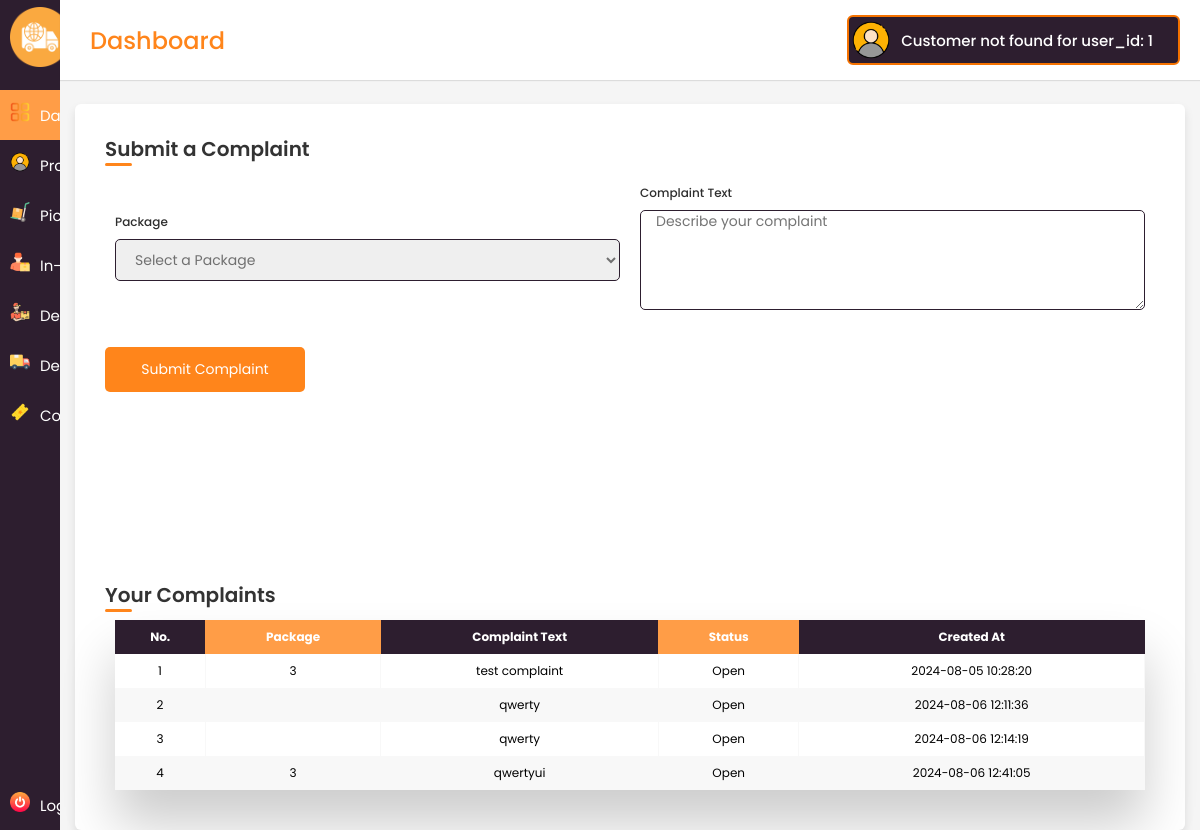
Page /main/courier/complaints.php (signed in) on the committed database.
### tables this page shows
CREATE TABLE `complaints` (
  `id` int(11) NOT NULL,
  `customer_id` int(11) DEFAULT NULL,
  `consignment_id` int(11) DEFAULT NULL,
  `complaint_text` text DEFAULT NULL,
  `status` varchar(50) DEFAULT 'Open',
  `created_at` timestamp NOT NULL DEFAULT current_timestamp(),
  `updated_at` timestamp NOT NULL DEFAULT current_timestamp() ON UPDATE current_timestamp()
);

### main/courier/includes/functions.php (called while the page is built, shortened)
<?php
if (isset($_SESSION['user_id'])) {
$i = 1;
} else {
  echo '<script>alert("No account found logged in.");</script>';
  header("Location: ../../");
}

### main/courier/complaints.php (the view, shortened to what this page needs)
<?php
include('includes/header.php');
$dispatchStaff = $_SESSION['user_id'];
$complaintsSql = "SELECT * FROM complaints WHERE customer_id = '$dispatchStaff'";
$complaintsResult = mysqli_query($conn, $complaintsSql);
?>
<div class="container">
    <header>Submit a Complaint</header>
    <form action="" method="POST">
        <div class="form">
            <div class="details">
                <div class="fields">
                    <div class="input-field">
                        <label>Package</label>
                        <select name="con_id" required>
                            <option value="" disabled selected>Select a Package</option>
                        </select>
                    </div>
                    <div class="input-field">
                        <label>Complaint Text</label>
                        <textarea name="complaint_text" placeholder="Describe your complaint" required></textarea>
                    </div>
                </div>
            </div>
            <button type="submit" class="submitBtn">
                <span class="btnText">Submit Complaint</span>
            </button>
        </div>
    </form>
    <div class="complaints-list">
        <header>Your Complaints</header>
        <?php if (mysqli_num_rows($complaintsResult) > 0): ?>
            <div class="table-wrapper">
                  <table class="fl-table">
                      <thead>
                      <tr>
                        <th>No.</th>
                        <th>Package</th>
                        <th>Complaint Text</th>
                        <th>Status</th>
                        <th>Created At</th>
                      </tr>
                      </thead>
                      <tbody>
                      <?php
                        while ($row = mysqli_fetch_assoc($complaintsResult)): ?>
                        <tr>
                            <td><?php echo $i++; ?></td>
                            <td><?php echo htmlspecialchars($row['consignment_id']); ?></td>
                            <td><?php echo htmlspecialchars($row['complaint_text']); ?></td>
                            <td><?php echo htmlspecialchars($row['status']); ?></td>
                            <td><?php echo htmlspecialchars($row['created_at']); ?></td>
                        </tr>
                    <?php endwhile; ?>
                      </tbody>
                  </table>
              </div>
        <?php else: ?>
            <p>No complaints found.</p>
        <?php endif; ?>
    </div>
</div>
<?php
include('includes/footer.php');
?>

### main/courier/assets/css/style.css (style rules this page uses)
:root { --white-color: #ffffff; --custom-gray-color: #d5d5d5; --dark-purple: #2D1E2F; --custom-primary-color: #ff851b; --custom-primary-hover-color: #FF9D47; --custom-text-color: #F57200; --text-dark: #000; --danger: #fa0808; --danger-hover: #f82b2b; --success: #015012; }
* { margin: 0; padding: 0; box-sizing: border-box; font-family: 'Poppins', sans-serif; }
body { min-height: 100%; }
.container { position: relative; width: auto; border-radius: 6px; padding: 30px; margin: 0 15px; background-color: var(--white-color); box-shadow: 0 5px 10px rgba(0,0,0,0.1); }
.container header { position: relative; font-size: 20px; font-weight: 600; color: #333; }
.container header::before { content: ""; position: absolute; left: 0; bottom: -2px; height: 3px; width: 27px; border-radius: 8px; background-color: var(--custom-primary-color); }
.container form { position: relative; margin-top: 16px; min-height: 50vh; background-color: var(--white-color); overflow: auto; }
.container form .form { background-color: #fff; transition: 0.3s ease; }
.container form .fields { display: flex; align-items: center; justify-content: space-between; flex-wrap: wrap; }
form .fields .input-field { display: flex; width: 50%; padding: 0 10px; flex-direction: column; margin: 4px 0; }
.input-field label { font-size: 12px; font-weight: 500; color: #2e2e2e; }
.input-field input, select { outline: none; font-size: 14px; font-weight: 400; color: var(--text-dark); border-radius: 5px; border: 1px solid var(--dark-purple); padding: 0 15px; height: 42px; margin: 8px 0; width: auto; }
.input-field textarea { outline: none; font-size: 14px; font-weight: 400; color:var(--text-dark); border-radius: 5px; border: 1px solid var(--dark-purple); padding: 0 15px; height: 100px; margin: 8px 0; }
.input-field select, .input-field input[type="date"] { color: #707070; }
.container form button, .backBtn { display: flex; align-items: center; justify-content: center; height: 45px; max-width: 200px; width: 100%; border: none; outline: none; color: var(--white-color); border-radius: 5px; margin: 25px 0; background-color: var(--custom-primary-color); transition: all 0.3s linear; cursor: pointer; }
.container form button, .backBtn a:link { text-decoration: none; color: var(--white-color); }
.container form .btnText { font-size: 14px; font-weight: 400; padding: 10px; }
.table-wrapper { margin: 10px; box-shadow: 0px 35px 50px rgba( 0, 0, 0, 0.2 ); }
.fl-table { border-radius: 5px; font-size: 12px; font-weight: normal; border: none; border-collapse: collapse; width: 100%; max-width: 100%; white-space: nowrap; background-color: white; }
.fl-table td, .fl-table th { text-align: center; padding: 8px; }
.fl-table td { border-right: 1px solid #f8f8f8; font-size: 12px; }
.fl-table thead th { color: #ffffff; background: var(--custom-primary-hover-color); }
.fl-table thead th:nth-child(odd) { color: #ffffff; background: var(--dark-purple); }
.fl-table tr:nth-child(even) { background: #F8F8F8; }

### rows in the picture
complaints: consignment "3", complaint_text "test complaint", status "Open", created_at "2024-08-05 10:28:20"
complaints: complaint_text "qwerty", status "Open", created_at "2024-08-06 12:11:36"
complaints: complaint_text "qwerty", status "Open", created_at "2024-08-06 12:14:19"
complaints: consignment "3", complaint_text "qwertyui", status "Open", created_at "2024-08-06 12:41:05"

### other values in the picture
$user_id "1"
